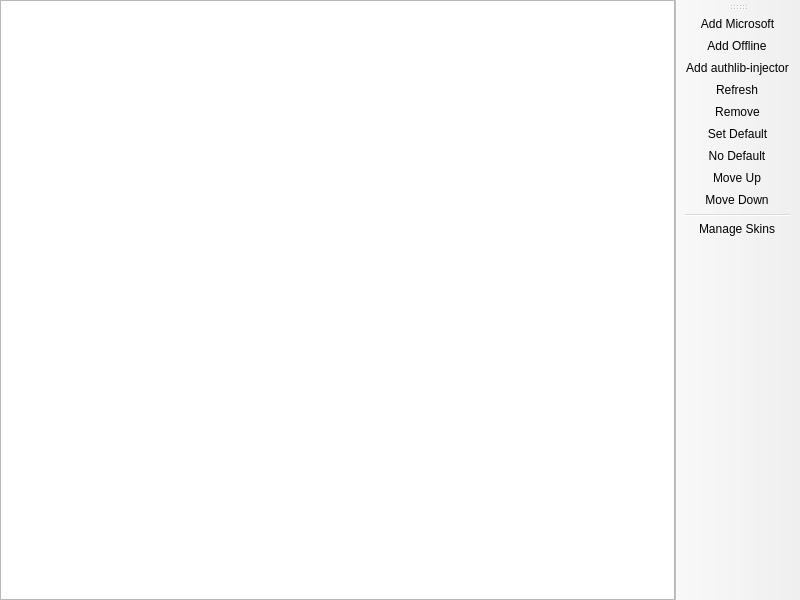
<?xml version="1.0" encoding="UTF-8"?>
<ui version="4.0">
 <class>AccountListPage</class>
 <widget class="QMainWindow" name="AccountListPage">
  <property name="geometry">
   <rect>
    <x>0</x>
    <y>0</y>
    <width>800</width>
    <height>600</height>
   </rect>
  </property>
  <widget class="QWidget" name="centralwidget">
   <layout class="QHBoxLayout" name="horizontalLayout">
    <property name="leftMargin">
     <number>0</number>
    </property>
    <property name="topMargin">
     <number>0</number>
    </property>
    <property name="rightMargin">
     <number>0</number>
    </property>
    <property name="bottomMargin">
     <number>0</number>
    </property>
    <item>
     <widget class="VersionListView" name="listView">
      <property name="alternatingRowColors">
       <bool>true</bool>
      </property>
      <property name="rootIsDecorated">
       <bool>false</bool>
      </property>
      <property name="itemsExpandable">
       <bool>false</bool>
      </property>
      <property name="allColumnsShowFocus">
       <bool>true</bool>
      </property>
      <attribute name="headerStretchLastSection">
       <bool>false</bool>
      </attribute>
     </widget>
    </item>
   </layout>
  </widget>
  <widget class="WideBar" name="toolBar">
   <attribute name="toolBarArea">
    <enum>RightToolBarArea</enum>
   </attribute>
   <attribute name="toolBarBreak">
    <bool>false</bool>
   </attribute>
   <addaction name="actionAddMicrosoft"/>
   <addaction name="actionAddOffline"/>
   <addaction name="actionAddAuthlibInjector"/>
   <addaction name="actionRefresh"/>
   <addaction name="actionRemove"/>
   <addaction name="actionSetDefault"/>
   <addaction name="actionNoDefault"/>
   <addaction name="actionMoveUp"/>
   <addaction name="actionMoveDown"/>
   <addaction name="separator"/>
   <addaction name="actionManageSkins"/>
  </widget>
  <action name="actionSetDefault">
   <property name="text">
    <string>&amp;Set Default</string>
   </property>
  </action>
  <action name="actionNoDefault">
   <property name="checkable">
    <bool>true</bool>
   </property>
   <property name="text">
    <string>&amp;No Default</string>
   </property>
  </action>
  <action name="actionManageSkins">
   <property name="text">
    <string>&amp;Manage Skins</string>
   </property>
   <property name="toolTip">
    <string>Manage Skins</string>
   </property>
  </action>
  <action name="actionAddMicrosoft">
   <property name="text">
    <string>&amp;Add Microsoft</string>
   </property>
  </action>
  <action name="actionAddOffline">
   <property name="text">
    <string>Add &amp;Offline</string>
   </property>
  </action>
  <action name="actionAddAuthlibInjector">
   <property name="text">
    <string>Add authlib-&amp;injector</string>
   </property>
   <property name="toolTip">
    <string>Add an account from a third-party authentication server such as Ely.by or LittleSkin</string>
   </property>
  </action>
  <action name="actionRefresh">
   <property name="text">
    <string>&amp;Refresh</string>
   </property>
   <property name="toolTip">
    <string>Refresh the account tokens</string>
   </property>
  </action>
  <action name="actionRemove">
   <property name="text">
    <string>Remo&amp;ve</string>
   </property>
  </action>
  <action name="actionMoveUp">
   <property name="text">
    <string>Move &amp;Up</string>
   </property>
  </action>
  <action name="actionMoveDown">
   <property name="text">
    <string>Move &amp;Down</string>
   </property>
  </action>
 </widget>
 <customwidgets>
  <customwidget>
   <class>VersionListView</class>
   <extends>QTreeView</extends>
   <header>ui/widgets/VersionListView.h</header>
  </customwidget>
  <customwidget>
   <class>WideBar</class>
   <extends>QToolBar</extends>
   <header>ui/widgets/WideBar.h</header>
  </customwidget>
 </customwidgets>
 <resources/>
 <connections/>
</ui>
